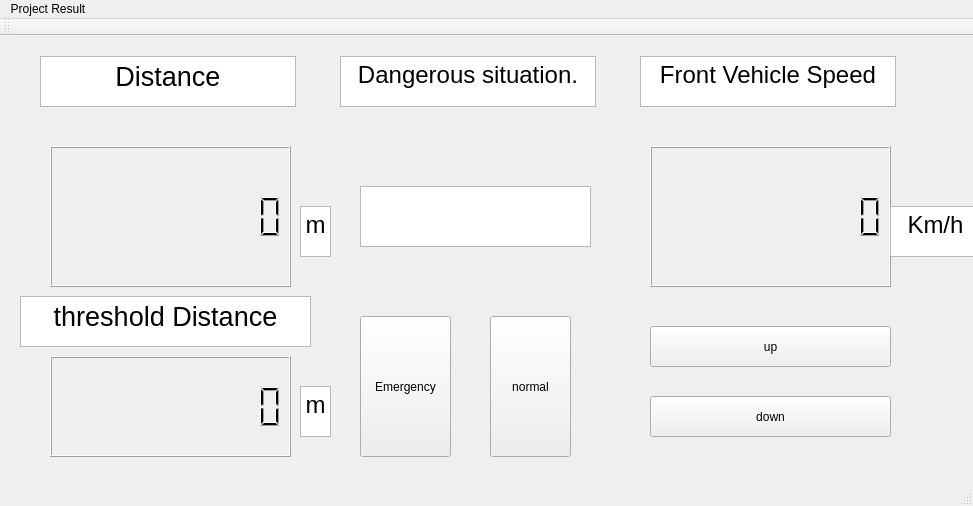
<?xml version="1.0" encoding="UTF-8"?>
<ui version="4.0">
 <class>MainWindow</class>
 <widget class="QMainWindow" name="MainWindow">
  <property name="geometry">
   <rect>
    <x>0</x>
    <y>0</y>
    <width>973</width>
    <height>506</height>
   </rect>
  </property>
  <property name="windowTitle">
   <string>MainWindow</string>
  </property>
  <widget class="QWidget" name="centralWidget">
   <widget class="QTextBrowser" name="textBrowser">
    <property name="geometry">
     <rect>
      <x>40</x>
      <y>20</y>
      <width>256</width>
      <height>51</height>
     </rect>
    </property>
    <property name="html">
     <string>&lt;!DOCTYPE HTML PUBLIC &quot;-//W3C//DTD HTML 4.0//EN&quot; &quot;http://www.w3.org/TR/REC-html40/strict.dtd&quot;&gt;
&lt;html&gt;&lt;head&gt;&lt;meta name=&quot;qrichtext&quot; content=&quot;1&quot; /&gt;&lt;style type=&quot;text/css&quot;&gt;
p, li { white-space: pre-wrap; }
&lt;/style&gt;&lt;/head&gt;&lt;body style=&quot; font-family:'Ubuntu'; font-size:11pt; font-weight:400; font-style:normal;&quot;&gt;
&lt;p align=&quot;center&quot; style=&quot; margin-top:0px; margin-bottom:0px; margin-left:0px; margin-right:0px; -qt-block-indent:0; text-indent:0px;&quot;&gt;&lt;span style=&quot; font-size:20pt;&quot;&gt;Distance&lt;/span&gt;&lt;/p&gt;&lt;/body&gt;&lt;/html&gt;</string>
    </property>
   </widget>
   <widget class="QTextBrowser" name="textBrowser_2">
    <property name="geometry">
     <rect>
      <x>340</x>
      <y>20</y>
      <width>256</width>
      <height>51</height>
     </rect>
    </property>
    <property name="html">
     <string>&lt;!DOCTYPE HTML PUBLIC &quot;-//W3C//DTD HTML 4.0//EN&quot; &quot;http://www.w3.org/TR/REC-html40/strict.dtd&quot;&gt;
&lt;html&gt;&lt;head&gt;&lt;meta name=&quot;qrichtext&quot; content=&quot;1&quot; /&gt;&lt;style type=&quot;text/css&quot;&gt;
p, li { white-space: pre-wrap; }
&lt;/style&gt;&lt;/head&gt;&lt;body style=&quot; font-family:'Ubuntu'; font-size:11pt; font-weight:400; font-style:normal;&quot;&gt;
&lt;p align=&quot;center&quot; style=&quot; margin-top:0px; margin-bottom:0px; margin-left:0px; margin-right:0px; -qt-block-indent:0; text-indent:0px;&quot;&gt;&lt;span style=&quot; font-size:18pt;&quot;&gt;Dangerous situation.&lt;/span&gt;&lt;/p&gt;&lt;/body&gt;&lt;/html&gt;</string>
    </property>
   </widget>
   <widget class="QTextBrowser" name="textBrowser_3">
    <property name="geometry">
     <rect>
      <x>640</x>
      <y>20</y>
      <width>256</width>
      <height>51</height>
     </rect>
    </property>
    <property name="html">
     <string>&lt;!DOCTYPE HTML PUBLIC &quot;-//W3C//DTD HTML 4.0//EN&quot; &quot;http://www.w3.org/TR/REC-html40/strict.dtd&quot;&gt;
&lt;html&gt;&lt;head&gt;&lt;meta name=&quot;qrichtext&quot; content=&quot;1&quot; /&gt;&lt;style type=&quot;text/css&quot;&gt;
p, li { white-space: pre-wrap; }
&lt;/style&gt;&lt;/head&gt;&lt;body style=&quot; font-family:'Ubuntu'; font-size:11pt; font-weight:400; font-style:normal;&quot;&gt;
&lt;p align=&quot;center&quot; style=&quot; margin-top:0px; margin-bottom:0px; margin-left:0px; margin-right:0px; -qt-block-indent:0; text-indent:0px;&quot;&gt;&lt;span style=&quot; font-size:18pt;&quot;&gt;Front Vehicle Speed&lt;/span&gt;&lt;/p&gt;&lt;/body&gt;&lt;/html&gt;</string>
    </property>
   </widget>
   <widget class="QLCDNumber" name="LCD_1">
    <property name="geometry">
     <rect>
      <x>50</x>
      <y>110</y>
      <width>241</width>
      <height>141</height>
     </rect>
    </property>
    <property name="digitCount">
     <number>10</number>
    </property>
    <property name="value" stdset="0">
     <double>0.000000000000000</double>
    </property>
   </widget>
   <widget class="QLCDNumber" name="LCD_2">
    <property name="geometry">
     <rect>
      <x>450</x>
      <y>170</y>
      <width>41</width>
      <height>31</height>
     </rect>
    </property>
    <property name="digitCount">
     <number>10</number>
    </property>
    <property name="value" stdset="0">
     <double>0.000000000000000</double>
    </property>
   </widget>
   <widget class="QLCDNumber" name="LCD_3">
    <property name="geometry">
     <rect>
      <x>650</x>
      <y>110</y>
      <width>241</width>
      <height>141</height>
     </rect>
    </property>
    <property name="digitCount">
     <number>10</number>
    </property>
   </widget>
   <widget class="QPushButton" name="pushButton">
    <property name="geometry">
     <rect>
      <x>360</x>
      <y>280</y>
      <width>91</width>
      <height>141</height>
     </rect>
    </property>
    <property name="text">
     <string>Emergency</string>
    </property>
   </widget>
   <widget class="QPushButton" name="pushButton_2">
    <property name="geometry">
     <rect>
      <x>490</x>
      <y>280</y>
      <width>81</width>
      <height>141</height>
     </rect>
    </property>
    <property name="text">
     <string>normal</string>
    </property>
   </widget>
   <widget class="QTextBrowser" name="textBrowser_4">
    <property name="geometry">
     <rect>
      <x>300</x>
      <y>170</y>
      <width>31</width>
      <height>51</height>
     </rect>
    </property>
    <property name="html">
     <string>&lt;!DOCTYPE HTML PUBLIC &quot;-//W3C//DTD HTML 4.0//EN&quot; &quot;http://www.w3.org/TR/REC-html40/strict.dtd&quot;&gt;
&lt;html&gt;&lt;head&gt;&lt;meta name=&quot;qrichtext&quot; content=&quot;1&quot; /&gt;&lt;style type=&quot;text/css&quot;&gt;
p, li { white-space: pre-wrap; }
&lt;/style&gt;&lt;/head&gt;&lt;body style=&quot; font-family:'Ubuntu'; font-size:11pt; font-weight:400; font-style:normal;&quot;&gt;
&lt;p align=&quot;center&quot; style=&quot; margin-top:0px; margin-bottom:0px; margin-left:0px; margin-right:0px; -qt-block-indent:0; text-indent:0px;&quot;&gt;&lt;span style=&quot; font-size:18pt;&quot;&gt;m&lt;/span&gt;&lt;/p&gt;&lt;/body&gt;&lt;/html&gt;</string>
    </property>
   </widget>
   <widget class="QPushButton" name="pushButton_3">
    <property name="geometry">
     <rect>
      <x>650</x>
      <y>290</y>
      <width>241</width>
      <height>41</height>
     </rect>
    </property>
    <property name="text">
     <string>up</string>
    </property>
   </widget>
   <widget class="QPushButton" name="pushButton_4">
    <property name="geometry">
     <rect>
      <x>650</x>
      <y>360</y>
      <width>241</width>
      <height>41</height>
     </rect>
    </property>
    <property name="text">
     <string>down</string>
    </property>
   </widget>
   <widget class="QTextBrowser" name="textBrowser_5">
    <property name="geometry">
     <rect>
      <x>20</x>
      <y>260</y>
      <width>291</width>
      <height>51</height>
     </rect>
    </property>
    <property name="html">
     <string>&lt;!DOCTYPE HTML PUBLIC &quot;-//W3C//DTD HTML 4.0//EN&quot; &quot;http://www.w3.org/TR/REC-html40/strict.dtd&quot;&gt;
&lt;html&gt;&lt;head&gt;&lt;meta name=&quot;qrichtext&quot; content=&quot;1&quot; /&gt;&lt;style type=&quot;text/css&quot;&gt;
p, li { white-space: pre-wrap; }
&lt;/style&gt;&lt;/head&gt;&lt;body style=&quot; font-family:'Ubuntu'; font-size:11pt; font-weight:400; font-style:normal;&quot;&gt;
&lt;p align=&quot;center&quot; style=&quot; margin-top:0px; margin-bottom:0px; margin-left:0px; margin-right:0px; -qt-block-indent:0; text-indent:0px;&quot;&gt;&lt;span style=&quot; font-size:20pt;&quot;&gt;threshold Distance&lt;/span&gt;&lt;/p&gt;&lt;/body&gt;&lt;/html&gt;</string>
    </property>
   </widget>
   <widget class="QLCDNumber" name="LCD_4">
    <property name="geometry">
     <rect>
      <x>50</x>
      <y>320</y>
      <width>241</width>
      <height>101</height>
     </rect>
    </property>
    <property name="digitCount">
     <number>10</number>
    </property>
    <property name="value" stdset="0">
     <double>0.000000000000000</double>
    </property>
   </widget>
   <widget class="QTextBrowser" name="textBrowser_6">
    <property name="geometry">
     <rect>
      <x>300</x>
      <y>350</y>
      <width>31</width>
      <height>51</height>
     </rect>
    </property>
    <property name="html">
     <string>&lt;!DOCTYPE HTML PUBLIC &quot;-//W3C//DTD HTML 4.0//EN&quot; &quot;http://www.w3.org/TR/REC-html40/strict.dtd&quot;&gt;
&lt;html&gt;&lt;head&gt;&lt;meta name=&quot;qrichtext&quot; content=&quot;1&quot; /&gt;&lt;style type=&quot;text/css&quot;&gt;
p, li { white-space: pre-wrap; }
&lt;/style&gt;&lt;/head&gt;&lt;body style=&quot; font-family:'Ubuntu'; font-size:11pt; font-weight:400; font-style:normal;&quot;&gt;
&lt;p align=&quot;center&quot; style=&quot; margin-top:0px; margin-bottom:0px; margin-left:0px; margin-right:0px; -qt-block-indent:0; text-indent:0px;&quot;&gt;&lt;span style=&quot; font-size:18pt;&quot;&gt;m&lt;/span&gt;&lt;/p&gt;&lt;/body&gt;&lt;/html&gt;</string>
    </property>
   </widget>
   <widget class="QTextBrowser" name="textBrowser_7">
    <property name="geometry">
     <rect>
      <x>890</x>
      <y>170</y>
      <width>91</width>
      <height>51</height>
     </rect>
    </property>
    <property name="html">
     <string>&lt;!DOCTYPE HTML PUBLIC &quot;-//W3C//DTD HTML 4.0//EN&quot; &quot;http://www.w3.org/TR/REC-html40/strict.dtd&quot;&gt;
&lt;html&gt;&lt;head&gt;&lt;meta name=&quot;qrichtext&quot; content=&quot;1&quot; /&gt;&lt;style type=&quot;text/css&quot;&gt;
p, li { white-space: pre-wrap; }
&lt;/style&gt;&lt;/head&gt;&lt;body style=&quot; font-family:'Ubuntu'; font-size:11pt; font-weight:400; font-style:normal;&quot;&gt;
&lt;p align=&quot;center&quot; style=&quot; margin-top:0px; margin-bottom:0px; margin-left:0px; margin-right:0px; -qt-block-indent:0; text-indent:0px;&quot;&gt;&lt;span style=&quot; font-size:18pt;&quot;&gt;Km/h&lt;/span&gt;&lt;/p&gt;&lt;/body&gt;&lt;/html&gt;</string>
    </property>
   </widget>
   <widget class="QTextBrowser" name="text_danger">
    <property name="geometry">
     <rect>
      <x>360</x>
      <y>150</y>
      <width>231</width>
      <height>61</height>
     </rect>
    </property>
    <property name="html">
     <string>&lt;!DOCTYPE HTML PUBLIC &quot;-//W3C//DTD HTML 4.0//EN&quot; &quot;http://www.w3.org/TR/REC-html40/strict.dtd&quot;&gt;
&lt;html&gt;&lt;head&gt;&lt;meta name=&quot;qrichtext&quot; content=&quot;1&quot; /&gt;&lt;style type=&quot;text/css&quot;&gt;
p, li { white-space: pre-wrap; }
&lt;/style&gt;&lt;/head&gt;&lt;body style=&quot; font-family:'Ubuntu'; font-size:11pt; font-weight:400; font-style:normal;&quot;&gt;
&lt;p align=&quot;center&quot; style=&quot;-qt-paragraph-type:empty; margin-top:0px; margin-bottom:0px; margin-left:0px; margin-right:0px; -qt-block-indent:0; text-indent:0px;&quot;&gt;&lt;br /&gt;&lt;/p&gt;&lt;/body&gt;&lt;/html&gt;</string>
    </property>
   </widget>
  </widget>
  <widget class="QMenuBar" name="menuBar">
   <property name="geometry">
    <rect>
     <x>0</x>
     <y>0</y>
     <width>973</width>
     <height>22</height>
    </rect>
   </property>
   <widget class="QMenu" name="menuProject_Result">
    <property name="title">
     <string>Project Result</string>
    </property>
   </widget>
   <addaction name="menuProject_Result"/>
  </widget>
  <widget class="QToolBar" name="mainToolBar">
   <attribute name="toolBarArea">
    <enum>TopToolBarArea</enum>
   </attribute>
   <attribute name="toolBarBreak">
    <bool>false</bool>
   </attribute>
  </widget>
  <widget class="QStatusBar" name="statusBar"/>
 </widget>
 <layoutdefault spacing="6" margin="11"/>
 <resources/>
 <connections/>
</ui>
